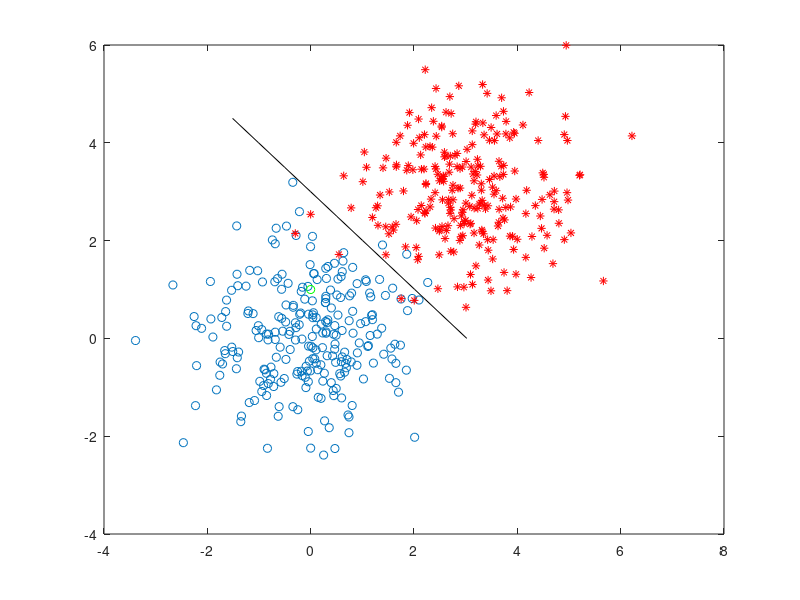

MATLAB code for this plot:
clear all
close all
clc


x1 = randn(1, 250);
x2 = randn(1, 250);

C1 = [x1; x2];

plot(C1(1,:),C1(2,:),'o')


x1 = 3 + randn(1, 250);
x2 = 3 + randn(1, 250);

C2 = [x1; x2]
hold on
plot(C2(1,:),C2(2,:),'r*')

X = [[C1'; C2'] ones(500,1)];
y = [ones(250,1); -ones(250,1)];

w = (pinv(X'*X))*X'*y

x2 = [0:0.5:4.5];

x1 = (-w(2)*x2 - w(3))/w(1);

plot(x1,x2,'k')

xd = [0; 1; 5.5];

plot(xd(1),xd(2),'og')

if (w'*xd)>0
    c = +1
else
    c = -1
end